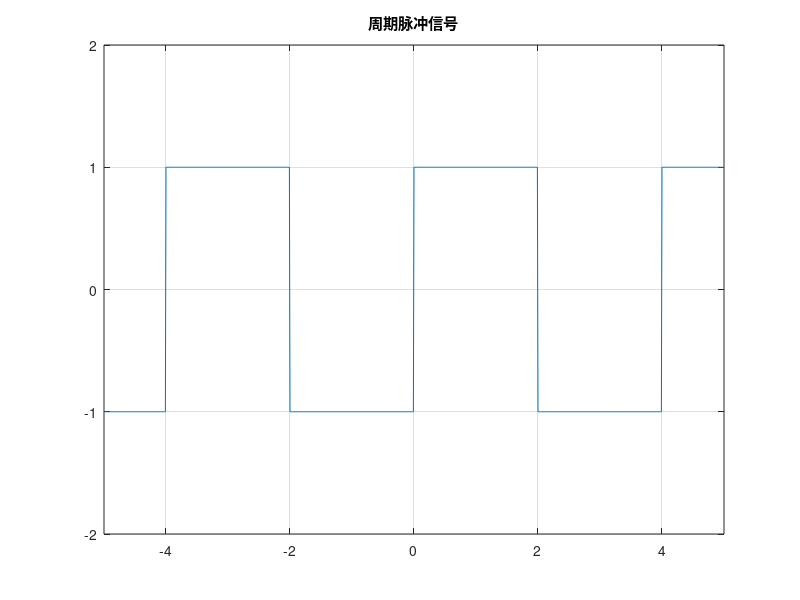

MATLAB code for this plot:
clc
clear all

t = -5:0.01:5;
f = square(0.5*pi*t,50);
plot(t,f);
axis([-5,5,-2,2]);
title('周期脉冲信号');
grid on;
